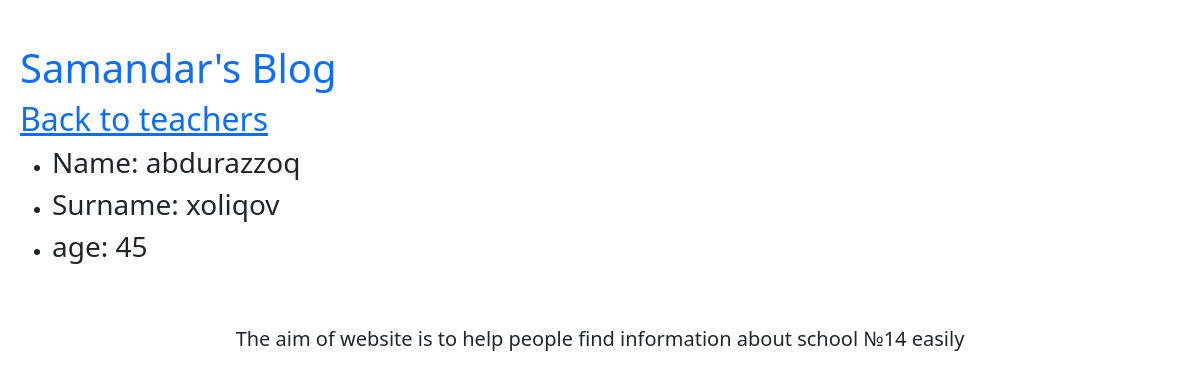
/teacher/8/, run on the app's committed database.
### schoolapp/models.py (models this page shows, shortened)
class Teachers(models.Model):
  first_name = models.CharField(max_length=50)
  last_name = models.CharField(max_length=50)
  age = models.IntegerField(default=18)

### schoolapp/views.py (the view)
# urls.py: path('teacher/<int:pk>/', TeacherDetailView.as_view(), name='teacher_detail'),
class TeacherDetailView(DetailView):
  def get(self, request, pk):
    teacher = Teachers.objects.get(id=pk)
    if teacher:
      return render(request, 'teacher_detail.html', {'teacher':teacher})

### templates/teacher_detail.html (shortened to what this page needs)
{% extends 'base.html' %}
  {% block content %}
</head>
<body>
  <a href="{% url 'teachers' %}"> <h2> Back to teachers </h2> </a>
  <ul>
  <li> <h3> Name: {{teacher.first_name}} </h3> </li>
  <li> <h3> Surname: {{teacher.last_name}} </h3> </li>
  <li> <h3> age: {{teacher.age}} </h3> </li>
  </ul>
  {% endblock %}

### static/styles.css (style rules this page uses)
a { text-decoration: none; }
body { padding: 20px; }

### data on the page
Teachers: first_name "abdurazzoq", last_name "xoliqov", age "45"
